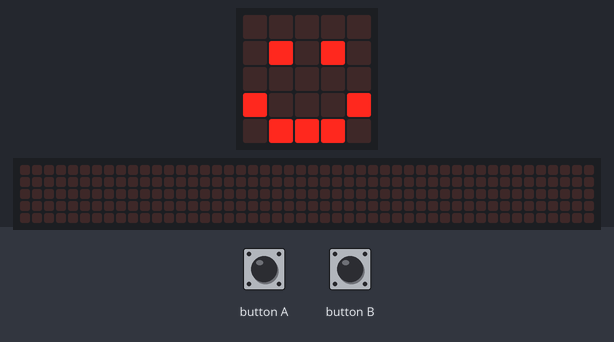
Recording of a program running on a simulated BBC micro:bit running MicroPython. Parts: the board's 5×5 LED display, a strip that is not on the board, showing the scrolling text unrolled. The inputs (shaded band) are chosen by the test bench. Random numbers come from a fixed seed; the 48×5 strip is a reading aid, not a part: it shows the text the display is scrolling, unrolled, one strip-width of it at a time.

Above: at 1.2 s.
1.3 s: button A pressed for 0.15 s
At 1.37 s:
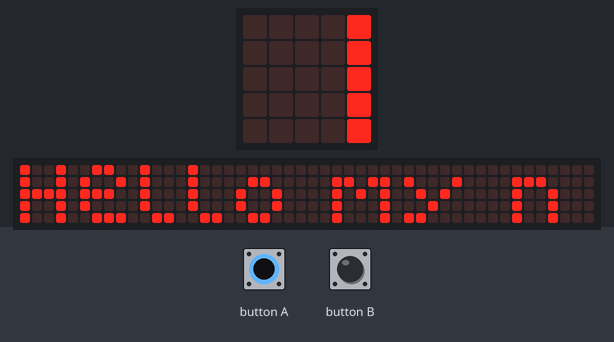
At 34.6 s:
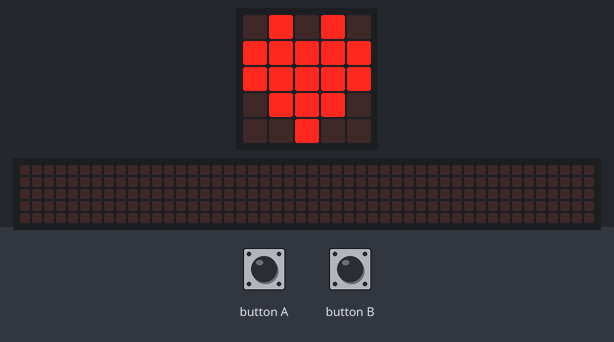

Measured:
- after the input at 1.3 s, the display: changes at once (image 1)

The program:

chloe.py
```python
from microbit import *
import random

ChloeQ = ["Do you like coding?", "What is your favourite type of food?", "What is your name?", "What is your favourite colour?", "Who do you love the most?", "What is the name of the band that sang Mama Mia", "Where were you born?", "Who sang Lush Life?", "Where are the toilets?", "What is 3 + 4 = ?", " Who lives in a pineapple under the sea?", "Quelle age a tu?"]


while True:
    if button_a.is_pressed():
        display.scroll('Hello my name is Chloe and I come from France')
        display.show(Image.HEART)
        sleep(2000)

    elif button_b.is_pressed():
        #display.scroll('I have a vaiety of diferent questions i would like to ask you. Would you like to see them?')
        display.scroll(random.choice(ChloeQ))
    else:
        display.show(Image.HAPPY)
        if accelerometer.was_gesture("shake"):
             display.show(Image.SURPRISED)
             sleep(3000)
```
